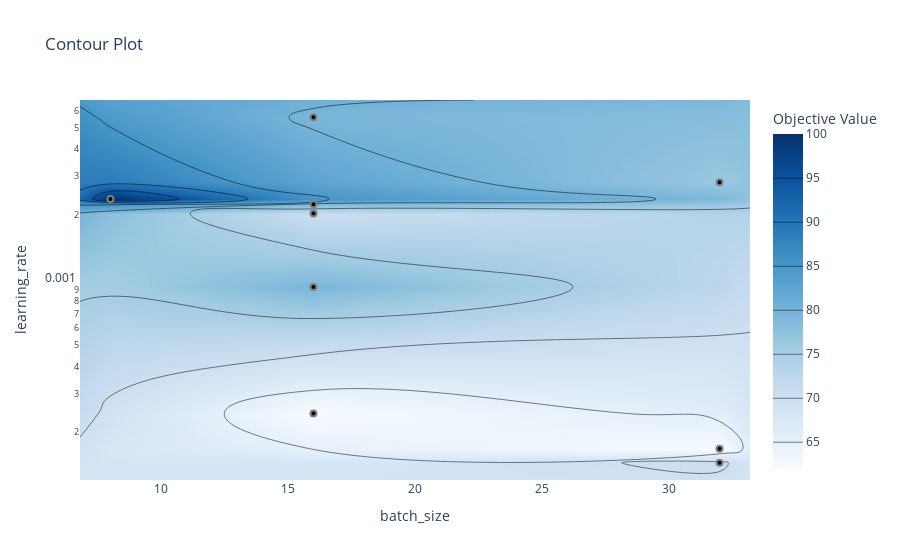

The notebook cell this image was saved under:
### Code cell
fig5 = plot_contour(study, params=["learning_rate", "batch_size"])
fig5.show()

### Figure 1 — Plotly figure (JSON) as saved in the notebook; plotly's stock layout.template omitted (floating-point values rounded to 4 significant figures)
{"data": [{"colorbar": {"title": {"text": "Objective Value"}}, "colorscale": [[0, "rgb(247,251,255)"], [0.125, "rgb(222,235,247)"], [0.25, "rgb(198,219,239)"], [0.375, "rgb(158,202,225)"], [0.5, "rgb(107,174,214)"], [0.625, "rgb(66,146,198)"], [0.75, "rgb(33,113,181)"], [0.875, "rgb(8,81,156)"], [1, "rgb(8,48,107)"]], "connectgaps": true, "contours": {"coloring": "heatmap"}, "hoverinfo": "none", "line": {"smoothing": 1.3}, "reversescale": false, "type": "contour", "x": [6.8, 8, 16, 32, 33.2], "y": [0.0001201, 0.0001442, 0.0001674, 0.0002427, 0.0009279, 0.002018, 0.002227, 0.002356, 0.002809, 0.005593, 0.006716], "z": [[NaN, NaN, NaN, NaN, NaN], [NaN, NaN, NaN, 70.59, NaN], [NaN, NaN, NaN, 61.76, NaN], [NaN, NaN, 61.76, NaN, NaN], [NaN, NaN, 79.41, NaN, NaN], [NaN, NaN, 70.59, NaN, NaN], [NaN, NaN, 79.41, NaN, NaN], [NaN, 100.0, NaN, NaN, NaN], [NaN, NaN, NaN, 76.47, NaN], [NaN, NaN, 79.41, NaN, NaN], [NaN, NaN, NaN, NaN, NaN]]}, {"marker": {"color": "black", "line": {"color": "Gray", "width": 2}}, "mode": "markers", "name": "Feasible Trial", "showlegend": false, "type": "scatter", "x": [16, 32, 32, 16, 32, 16, 16, 16, 8], "y": [0.0002427, 0.002809, 0.0001442, 0.002018, 0.0001674, 0.0009279, 0.002227, 0.005593, 0.002356]}, {"marker": {"color": "#cccccc", "line": {"color": "Gray", "width": 2}}, "mode": "markers", "name": "Infeasible Trial", "showlegend": false, "type": "scatter", "x": [], "y": []}], "layout": {"title": {"text": "Contour Plot"}, "xaxis": {"range": [6.8, 33.2], "title": {"text": "batch_size"}}, "yaxis": {"range": [-3.921, -2.173], "title": {"text": "learning_rate"}, "type": "log"}}}
